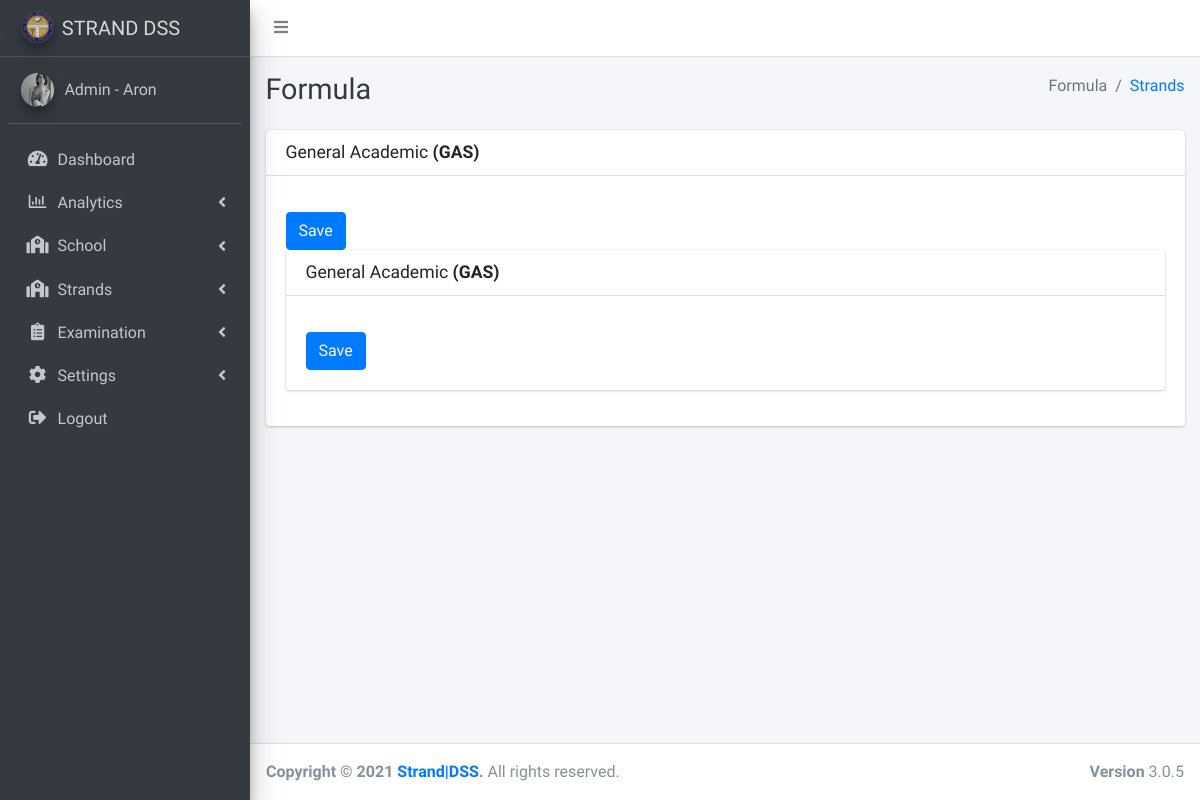
The page /admin/strand_formula.php?id=1 (signed in) on the database its author committed.
### tables this page shows
CREATE TABLE `strands` (
  `strand_id` int(11) NOT NULL,
  `strand_name` varchar(250) NOT NULL,
  `strand_abr` varchar(10) NOT NULL,
  `strand_description` text NOT NULL,
  `updated` timestamp NOT NULL DEFAULT current_timestamp() ON UPDATE current_timestamp()
);

### admin/strand_formula.php (the view, shortened to what this page needs)
<?php
include('include/header.php');
include('include/sidebar.php');
$strand_id = $_REQUEST['id'];
$sql = "SELECT * FROM strands WHERE strand_id ='$strand_id'";
$result = $conn->query($sql);
?>
<div class="content-wrapper">
  <div class="content-header">
    <div class="container-fluid">
      <div class="row mb-2">
        <div class="col-sm-6">
          <h1 class="m-0 text-dark">Formula</h1>
        </div>
        <div class="col-sm-6">
          <ol class="breadcrumb float-sm-right">
            <li class="breadcrumb-item active">Formula</li>
            <li class="breadcrumb-item active"><a href="manage_strands.php?id=<?php echo $strand_id; ?>">Strands</a></li>
          </ol>
        </div>
      </div>
    </div>
  </div>
  <section class="content">
    <div class="container-fluid">
      <div class="row">
        <div class="col-md-12">
          <?php
          if ($result->num_rows > 0) {
            while ($row = $result->fetch_assoc()) {
              $strand_name = $row['strand_name'];
              $strand_abr = $row['strand_abr'];
          ?>
              <form action="add_formula.php" method="POST" enctype="multipart/form-data">
                <div class="card">
                  <div class="card-header">
                    <h5 class="card-title"><?php echo $strand_name . ' <strong>(' . $strand_abr . ')</strong>'; ?></h5>
                  </div>
                  <div class="card-body">
                    <div class="row">
                      <div class="col-sm-6">
                        <button type="submit" name="save" class="btn btn-primary">Save</button>
                      </div>
                    </div>
              </form>
          <?php
            }
          }
          ?>
        </div>
      </div>
    </div>
  </section>
</div>
<?php
include('include/footer.php');
?>

### rows shown on the page
strands: strand_name "General Academic", strand_abr "GAS"
strands: strand_name "General Academic", strand_abr "GAS"

### other values the page prints
$_SESSION['name'] "Admin - Aron"
